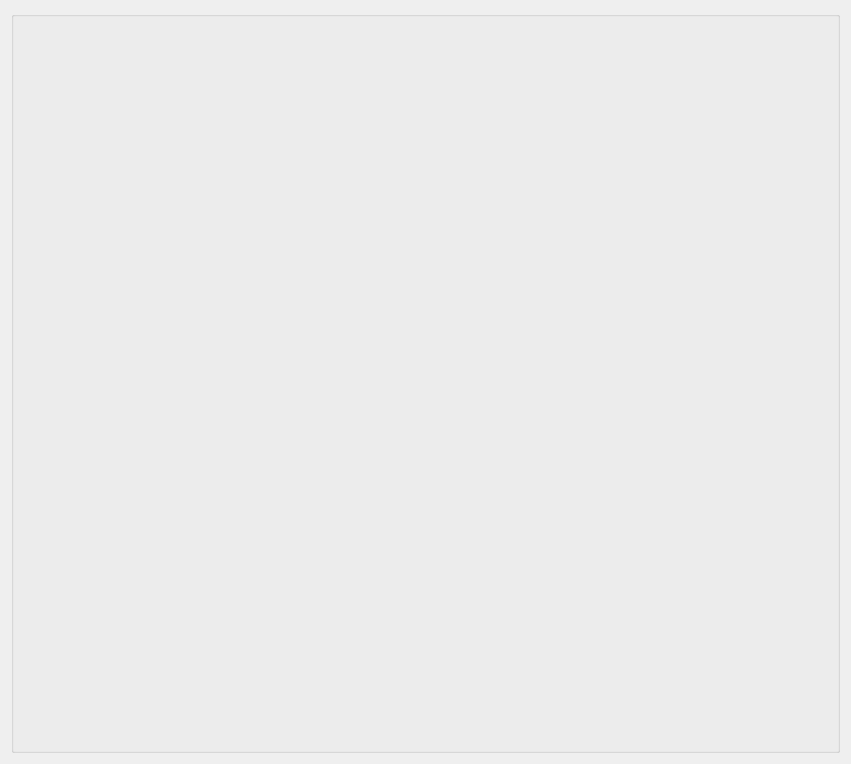
<?xml version="1.0" encoding="UTF-8"?>
<ui version="4.0">
 <class>CAAlignmentTool</class>
 <widget class="QWidget" name="CAAlignmentTool">
  <property name="geometry">
   <rect>
    <x>0</x>
    <y>0</y>
    <width>851</width>
    <height>764</height>
   </rect>
  </property>
  <property name="windowTitle">
   <string>Bessel beam alignement tool</string>
  </property>
  <layout class="QVBoxLayout" name="verticalLayout_2">
   <item>
    <widget class="QGroupBox" name="groupBox">
     <property name="title">
      <string/>
     </property>
     <layout class="QVBoxLayout" name="verticalLayout">
      <item>
       <widget class="QCustomPlot" name="focusLongitudinalProfile" native="true"/>
      </item>
      <item>
       <widget class="QCustomPlot" name="peakPositionProfile" native="true"/>
      </item>
      <item>
       <widget class="QCustomPlot" name="transversProfile" native="true"/>
      </item>
     </layout>
    </widget>
   </item>
  </layout>
 </widget>
 <customwidgets>
  <customwidget>
   <class>QCustomPlot</class>
   <extends>QWidget</extends>
   <header>qcustomplot.h</header>
  </customwidget>
 </customwidgets>
 <resources/>
 <connections/>
</ui>
